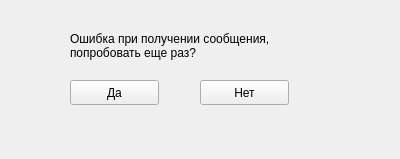
<?xml version="1.0" encoding="UTF-8"?>
<ui version="4.0">
 <class>ResendDialog</class>
 <widget class="QWidget" name="ResendDialog">
  <property name="geometry">
   <rect>
    <x>0</x>
    <y>0</y>
    <width>400</width>
    <height>159</height>
   </rect>
  </property>
  <property name="windowTitle">
   <string>Form</string>
  </property>
  <widget class="QLabel" name="label">
   <property name="geometry">
    <rect>
     <x>70</x>
     <y>20</y>
     <width>261</width>
     <height>51</height>
    </rect>
   </property>
   <property name="text">
    <string>Ошибка при получении сообщения,
попробовать еще раз?</string>
   </property>
  </widget>
  <widget class="QPushButton" name="yesButton">
   <property name="geometry">
    <rect>
     <x>70</x>
     <y>80</y>
     <width>89</width>
     <height>25</height>
    </rect>
   </property>
   <property name="text">
    <string>Да</string>
   </property>
  </widget>
  <widget class="QPushButton" name="noButton">
   <property name="geometry">
    <rect>
     <x>200</x>
     <y>80</y>
     <width>89</width>
     <height>25</height>
    </rect>
   </property>
   <property name="text">
    <string>Нет</string>
   </property>
  </widget>
 </widget>
 <resources/>
 <connections/>
</ui>
